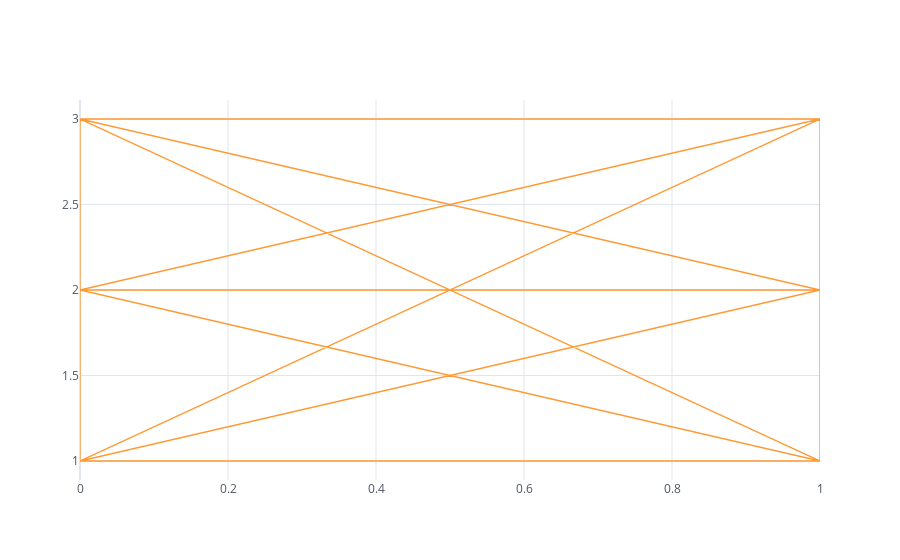

Notebook code for this chart:
### Code cell
titanic.iplot(x='survived',y='pclass',z='fare')

### Figure 1 — Plotly figure (JSON) as saved in the notebook; plotly's stock layout.template omitted (floating-point values rounded to 4 significant figures; data arrays with more than 128 entries replaced by an {"elided": "..."} marker saying what was removed)
{"data": [{"line": {"color": "rgba(255, 153, 51, 1.0)", "dash": "solid", "shape": "linear", "width": 1.3}, "mode": "lines", "name": "pclass", "text": "", "type": "scatter", "x": {"elided": "891 int values"}, "y": {"elided": "891 int values"}}], "layout": {"legend": {"bgcolor": "#FFFFFF", "font": {"color": "#4D5663"}}, "paper_bgcolor": "#FFFFFF", "plot_bgcolor": "#FFFFFF", "title": {"font": {"color": "#4D5663"}}, "xaxis": {"gridcolor": "#E1E5ED", "showgrid": true, "tickfont": {"color": "#4D5663"}, "title": {"font": {"color": "#4D5663"}, "text": ""}, "zerolinecolor": "#E1E5ED"}, "yaxis": {"gridcolor": "#E1E5ED", "showgrid": true, "tickfont": {"color": "#4D5663"}, "title": {"font": {"color": "#4D5663"}, "text": ""}, "zerolinecolor": "#E1E5ED"}}}
